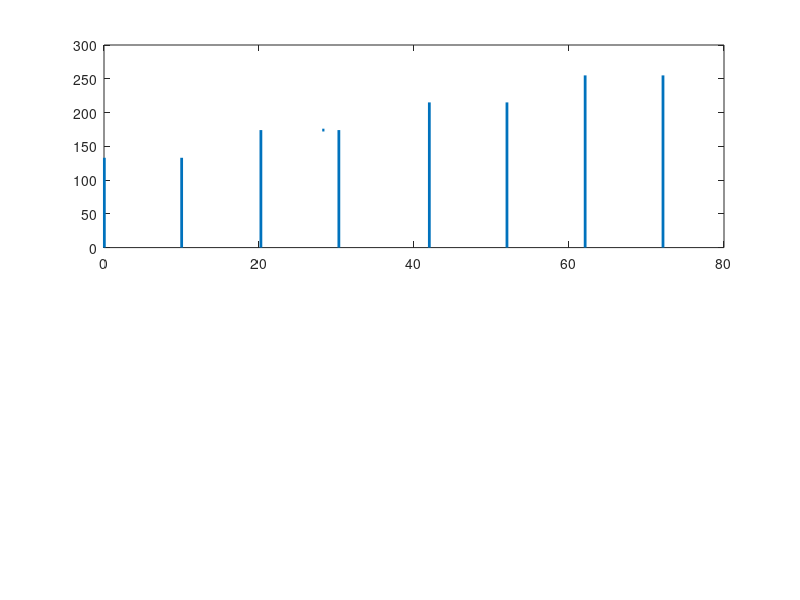

This chart was generated by the following MATLAB code: (Note: this script raises an error after producing the figure.)
clc;clear;close all;

% Uncomment these to generate graphs of new .csv files
% plotData function parses and converts the data in the .csv file

% [t,volt,weight] = plotData('Mem_Test_Rest.csv');
% [t2,volt2,weight2] = plotData('Mem_Test_No_Rest.csv');
% save('Test_Memory');

% If not making changes to .csv files, just load memory
load('Test_Memory');

% Display test with rests
figure(1)
width = 2;
subplot(2,1,1);
plot(t,weight,'LineWidth',width);
ax = gca;
ax.YLim = [0,300];
ax.XLim = [0,40];
grid on
title('8/22/2017 FSR Memory Test with Rest');
xlabel('Time (minutes)');
ylabel('Force (grams)');

subplot(2,1,2);
plot(t,volt,'LineWidth',width);
ax = gca;
ax.YLim = [0,10];
ax.XLim = [0,40];
grid on
title('8/22/2017 FSR Memory Test with Rest');
xlabel('Time (minutes)');
ylabel('Resistance (k\Omega)');

% figure(2)
x = t(1000:60119);
y = volt(1000:60119);

% x = [0 0.5077 0.5698 0.6562 0.7867 0.8995 1.013 1.175 1.385 1.606 1.922 2.111 2.281 2.531 3.081 3.594 4.717 9.853];
% y = [10 7.132 7.065 6.999 6.934 6.87 6.806 6.743 6.681 6.62 6.56 6.5 6.441 6.383 6.325 6.268 6.156 6.047];
% f = fit(x,y,'exp2');
% try2fit = 6.04+1.96*exp((-(x-0.1))./1.4);
% plot(x,y);
% hold on
% plot(x,try2fit);
% ax = gca;
% ax.YLim = [6,8];
% ax.XLim = [0,10];
% grid on
% grid minor

figure(2)
x1 = t(121490:180125);
y1 = volt(121490:180125);
try2fit = 4+2*exp((-(x1-20.14))./1.0);
plot(x1,y1);
hold on
plot(x1,try2fit);
% ax = gca;
% ax.YLim = [3,6];
% ax.XLim = [20,30];
grid on
grid minor

%Derivative
% dt = diff(t);
% dv = diff(volt);
% dvdt = dv./dt;
% 
% subplot(2,1,1);
% plot(t(2:end),dvdt,'LineWidth',width);
% ax = gca;
% ax.YLim = [-800,800];
% ax.XLim = [0,80];
% grid on
% title('8/22/2017 FSR Memory Test with Rest');
% xlabel('Time (minutes)');
% ylabel('Force (grams)');

% Display test with no rests
% figure(2)
% width = 2;
% subplot(2,1,1);
% plot(t2,weight2,'LineWidth',width);
% ax = gca;
% ax.YLim = [0,300];
% ax.XLim = [0,80];
% grid on
% title('8/21/2017 FSR Memory Test No Rest');
% xlabel('Time (minutes)');
% ylabel('Force (grams)');
% 
% subplot(2,1,2);
% plot(t2,volt2,'LineWidth',width);
% ax = gca;
% ax.YLim = [2.3,9.3];
% ax.XLim = [0,80];
% grid on
% title('8/21/2017 FSR Memory Test No Rest');
% xlabel('Time (minutes)');
% ylabel('Resistance (k\Omega)');
% 
% % Display both tests on top of each other
% figure(3)
% width = 2;
% subplot(2,1,1);
% plot(t2,weight2,'LineWidth',width);
% hold on
% plot(t,weight,'LineWidth',width);
% ax = gca;
% ax.YLim = [0,300];
% ax.XLim = [0,80];
% grid on
% title('FSR Memory Test Combined');
% xlabel('Time (minutes)');
% ylabel('Force (grams)');
% 
% subplot(2,1,2);
% plot(t2,volt2,'LineWidth',width);
% hold on
% plot(t,volt,'LineWidth',width);
% hold off
% ax = gca;
% ax.YLim = [2.3,9.3];
% ax.XLim = [0,80];
% grid on
% title('FSR Memory Test Combined');
% xlabel('Time (minutes)');
% ylabel('Resistance (k\Omega)');
% 
% % Display both tests on top of each other with a logarithmic Y axis
% figure(4)
% width = 2;
% subplot(2,1,1);
% plot(t2,weight2,'LineWidth',width);
% hold on
% plot(t,weight,'LineWidth',width);
% ax = gca;
% ax.YLim = [0,300];
% ax.XLim = [0,80];
% grid on
% title('FSR Memory Test Combined Log Y axis');
% xlabel('Time (minutes)');
% ylabel('Force (grams)');
% 
% subplot(2,1,2);
% semilogy(t2,volt2,'LineWidth',width);
% hold on
% semilogy(t,volt,'LineWidth',width);
% hold off
% ax = gca;
% ax.YLim = [2.3,9.3];
% ax.XLim = [0,80];
% grid on
% title('FSR Memory Test Combined');
% xlabel('Time (minutes)');
% ylabel('Resistance (k\Omega)');